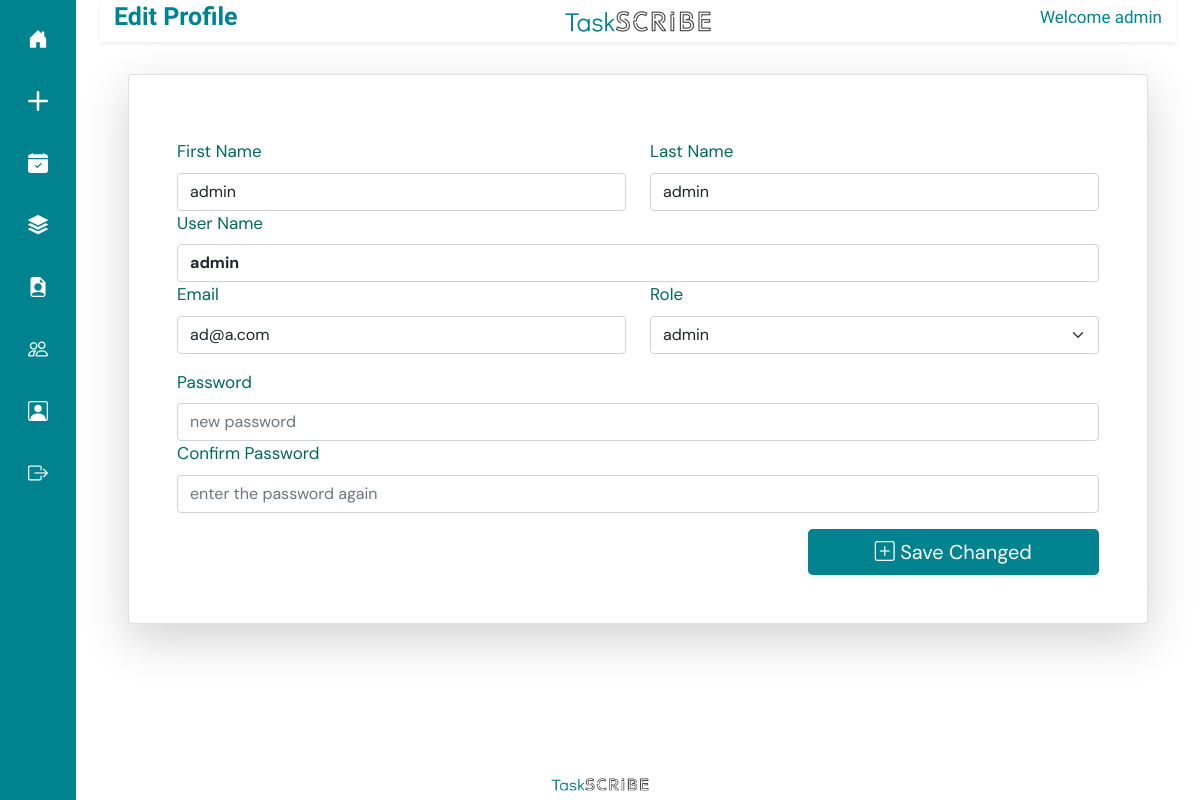
The app's page /edit_profile/ (signed in), older data.
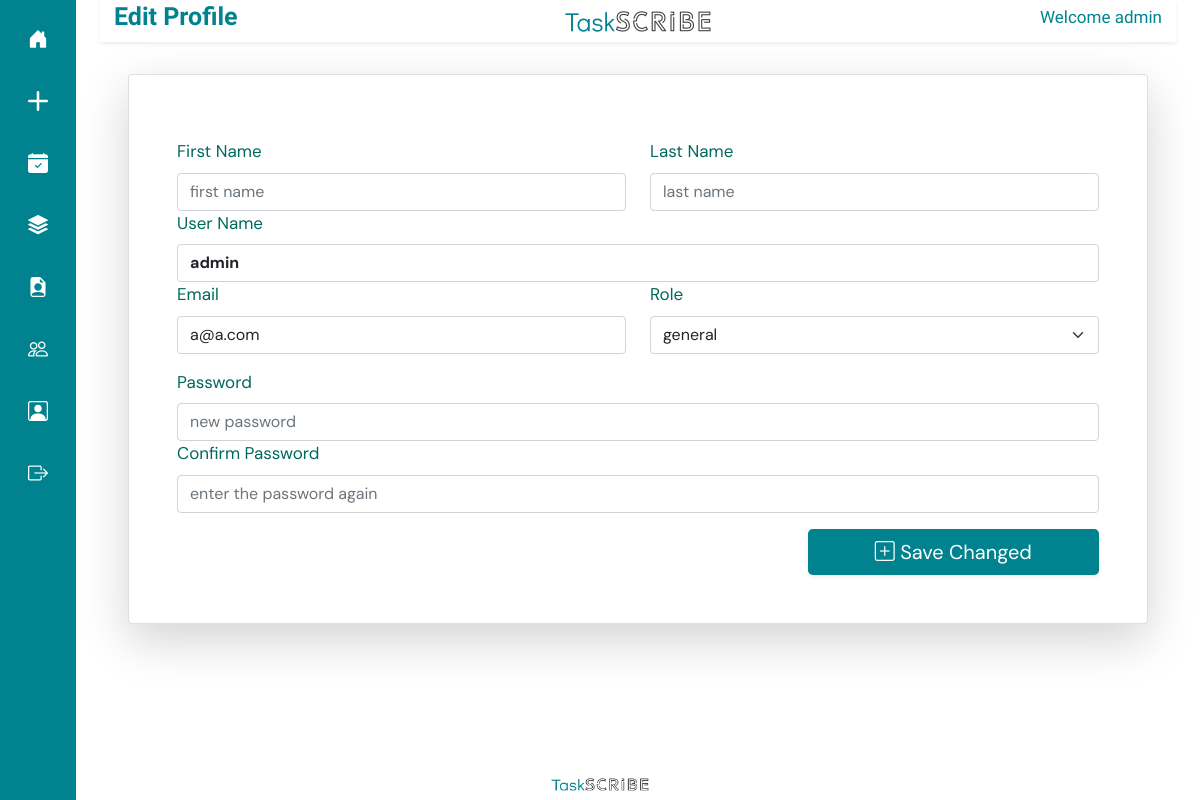
The same page, newer data.
### taskapp/models.py (models this page shows)
class CustomUser(AbstractUser):
    ROLE_CHOICES = (
        ('admin', 'Admin'),
        ('general', 'General'),
    )
    role = models.CharField(max_length=10, choices=ROLE_CHOICES, default='general')
    def __str__(self):
        return self.username

### taskapp/views.py (the view, shortened to what this page needs)
# urls.py: path('edit_profile/', edit_own_profile, name='edit_own_profile'),
@login_required(login_url="/login/")
def edit_own_profile(request):
        loged_test = request.user.username
        user = CustomUser.objects.get(id=request.user.id)
        print(user)
        if request.user.is_authenticated:
            username = request.GET.get('user_name')
            pass1 = request.GET.get('password')
            pass2 = request.GET.get('password2')
            print(username)
        return render(request, 'edit_user.html', {'user' : user, 'loged_user' : loged_test })

### templates/edit_user.html (shortened to what this page needs)
{% extends 'base.html' %}
{% load static %}
{% block titlecontent %}
<div class="row shadow-sm align-items-center" style=" margin-top: 0px; padding: 2px;  color: #00838f;">
    <div class="col">
      <h2 class="fw-bold" style="font-family: Didact Gothic; text-align: left; font-size: 25px;">Edit Profile</h2>
    </div>
    <div class="col align-items-center text-center">
      <img src="{% static 'img/logof.png' %}" width="150px" height="25px" alt="">
    </div>
    <div class="col align-items-center">
      <h2  style="font-family: Didact Gothic; text-align: right; font-size: 17px;">Welcome {{ loged_user }}</h2>
    </div>
  </div>
{% endblock %}
{% block content %}
<div class="container">
    <div class="row justify-content-center mt-3 m-3">
        <form class="g-3 shadow-lg p-5 card"  method="get" style="background-color: white;  padding-bottom: 20px; padding-top: 20px;">
            <div class="row mt-3">
                <div class="col">
                    <label for="client" class="form-label">First Name</label>
                    <input type="text" value="{{user.first_name}}" class="form-control" id="first_name" placeholder="first name"
                        name="first_name">
                </div>
                <div class="col">
                    <label for="client" class="form-label">Last Name</label>
                    <input type="text" value="{{user.last_name}}" class="form-control" id="last_name" placeholder="last name"
                        name="last_name">
                </div>
            </div>
            <div class="row">
                <div class="col">
                    <label for="task" class="form-label">User Name</label>
                    <input type="text" value="{{user.username}}" class="fw-bold form-control" id="task" placeholder="Task name"
                        name="user_name">
                </div>
            </div>
            <div class="row">
                <div class="col">
                    <label for="task" class="form-label">Email</label>
                    <input type="text" value="{{user.email}}" class="form-control" id="task" placeholder="example@gmail.com"
                        name="email">
                </div>
                <div class="col">
                    <label for="role" class="form-label">Role</label>
                    <select name="role" id="status" class="form-select">
                        <option value="admin" {% if user.role == 'admin' %}selected{% endif %}>admin</option>
                        <option value="general" {% if user.role == 'general' %}selected{% endif %}>general</option>
                    </select>
                </div>
            </div>
            <div class="row mt-3">
                <div class="col">
                    <label for="pass" class="form-label">Password</label>
                    <input type="password" value="" class="form-control" id="pass1" placeholder="new password"
                        name="password">
                </div>
            </div>
            <div class="row">
                <div class="col">
                    <label for="pass2" class="form-label">Confirm Password</label>
                    <input type="password" value="" class="form-control" id="pass2" placeholder="enter the password again"
                        name="password2">
                </div>
            </div>
            <div class="row mt-3">
                <div class="col-lg-8"></div>
                <div class="col-lg-4">
                    <button type="submit" class="btn btn-lg btn-floating w-100 shadow-sm"
                        style="background-color: #00838f; border: none; color: #fff; font-family: DM Sans;">
                        <i class="bi bi bi-plus-square" style="color: #fff;"></i> Save Changed</button>
                </div>
            </div>
        </form>
            </div>
</div>
{% endblock%}

Row changes from the older to the newer data that the page shows:
changed CustomUser "admin": email "ad@a.com" → "a@a.com"; role "admin" → "general"; first_name "admin" → (not shown); last_name "admin" → (not shown)
